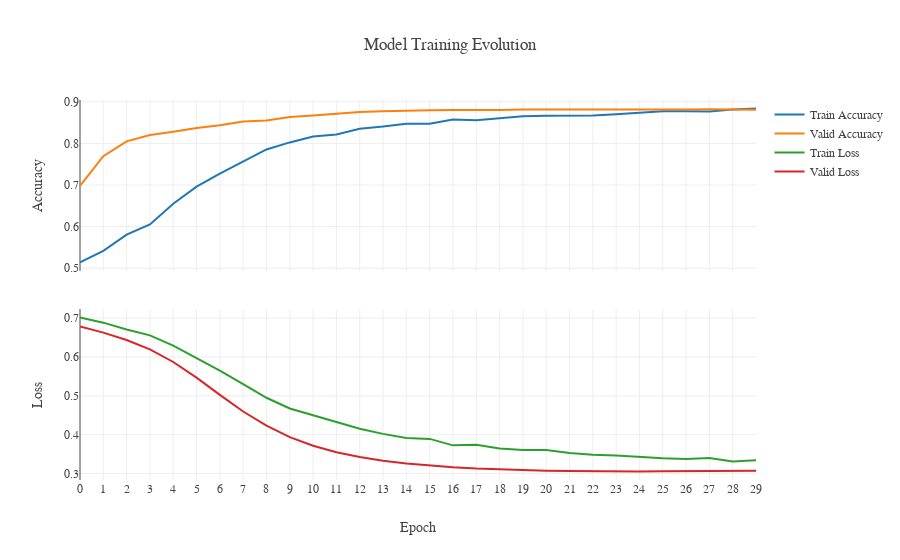

This figure's notebook cell:
### Code cell
import plotly.offline as py
import plotly.graph_objs as go
py.init_notebook_mode(connected=True)

x = np.arange(EPOCHS)
history = model.history.history

data = [
    go.Scatter(x=x, y=history["acc"], name="Train Accuracy", marker=dict(size=5), yaxis='y2'),
    go.Scatter(x=x, y=history['val_acc'], name="Valid Accuracy", marker=dict(size=5), yaxis='y2'),
    go.Scatter(x=x, y=history["loss"], name="Train Loss", marker=dict(size=5)),
    go.Scatter(x=x, y=history["val_loss"], name="Valid Loss", marker=dict(size=5))
]
layout = go.Layout(
    title="Model Training Evolution", font=dict(family='Palatino'), xaxis=dict(title='Epoch', dtick=1),
    yaxis1=dict(title="Loss", domain=[0, 0.45]), yaxis2=dict(title="Accuracy", domain=[0.55, 1]),
)
py.iplot(go.Figure(data=data, layout=layout), show_link=False)

### Figure 1 — Plotly figure (JSON) as saved in the notebook; plotly's stock layout.template omitted (floating-point values rounded to 4 significant figures)
{"data": [{"marker": {"size": 5}, "name": "Train Accuracy", "type": "scatter", "uid": "ad3f4642-4cc4-4a8b-b2f9-caee0d1a17e0", "x": [0, 1, 2, 3, 4, 5, 6, 7, 8, 9, 10, 11, 12, 13, 14, 15, 16, 17, 18, 19, 20, 21, 22, 23, 24, 25, 26, 27, 28, 29], "y": [0.5139, 0.5419, 0.5809, 0.6053, 0.655, 0.6961, 0.7273, 0.7557, 0.7854, 0.8024, 0.8166, 0.8216, 0.835, 0.8405, 0.8475, 0.8475, 0.8577, 0.8558, 0.8602, 0.8654, 0.8662, 0.8659, 0.8673, 0.8702, 0.8745, 0.8773, 0.8775, 0.8768, 0.8818, 0.8838], "yaxis": "y2"}, {"marker": {"size": 5}, "name": "Valid Accuracy", "type": "scatter", "uid": "9b793119-c527-473b-975c-b514d662d363", "x": [0, 1, 2, 3, 4, 5, 6, 7, 8, 9, 10, 11, 12, 13, 14, 15, 16, 17, 18, 19, 20, 21, 22, 23, 24, 25, 26, 27, 28, 29], "y": [0.6979, 0.7693, 0.8048, 0.8201, 0.8283, 0.8371, 0.8435, 0.8525, 0.8548, 0.8633, 0.8673, 0.8716, 0.8755, 0.8772, 0.8789, 0.8799, 0.8805, 0.8799, 0.8801, 0.8817, 0.8815, 0.8816, 0.8812, 0.8805, 0.8815, 0.8812, 0.8815, 0.882, 0.8816, 0.8809], "yaxis": "y2"}, {"marker": {"size": 5}, "name": "Train Loss", "type": "scatter", "uid": "e2d84ef3-3300-4633-a125-6dbff4afe42e", "x": [0, 1, 2, 3, 4, 5, 6, 7, 8, 9, 10, 11, 12, 13, 14, 15, 16, 17, 18, 19, 20, 21, 22, 23, 24, 25, 26, 27, 28, 29], "y": [0.7013, 0.6881, 0.6705, 0.6554, 0.6288, 0.5972, 0.565, 0.5302, 0.4948, 0.4674, 0.4499, 0.4326, 0.4153, 0.402, 0.3914, 0.389, 0.3724, 0.3739, 0.364, 0.3604, 0.3602, 0.353, 0.348, 0.3466, 0.342, 0.3392, 0.3371, 0.3398, 0.3309, 0.3338]}, {"marker": {"size": 5}, "name": "Valid Loss", "type": "scatter", "uid": "a4735c60-8d8b-4321-b8b4-d98179028ce8", "x": [0, 1, 2, 3, 4, 5, 6, 7, 8, 9, 10, 11, 12, 13, 14, 15, 16, 17, 18, 19, 20, 21, 22, 23, 24, 25, 26, 27, 28, 29], "y": [0.6786, 0.6625, 0.6436, 0.6193, 0.5869, 0.5467, 0.5023, 0.4595, 0.423, 0.3935, 0.3714, 0.3547, 0.3422, 0.3327, 0.3256, 0.3202, 0.316, 0.3127, 0.3104, 0.3086, 0.3073, 0.3067, 0.3057, 0.3054, 0.3053, 0.3055, 0.3056, 0.3061, 0.3066, 0.3072]}], "layout": {"font": {"family": "Palatino"}, "title": {"text": "Model Training Evolution"}, "xaxis": {"dtick": 1, "title": {"text": "Epoch"}}, "yaxis": {"domain": [0, 0.45], "title": {"text": "Loss"}}, "yaxis2": {"domain": [0.55, 1], "title": {"text": "Accuracy"}}}}
